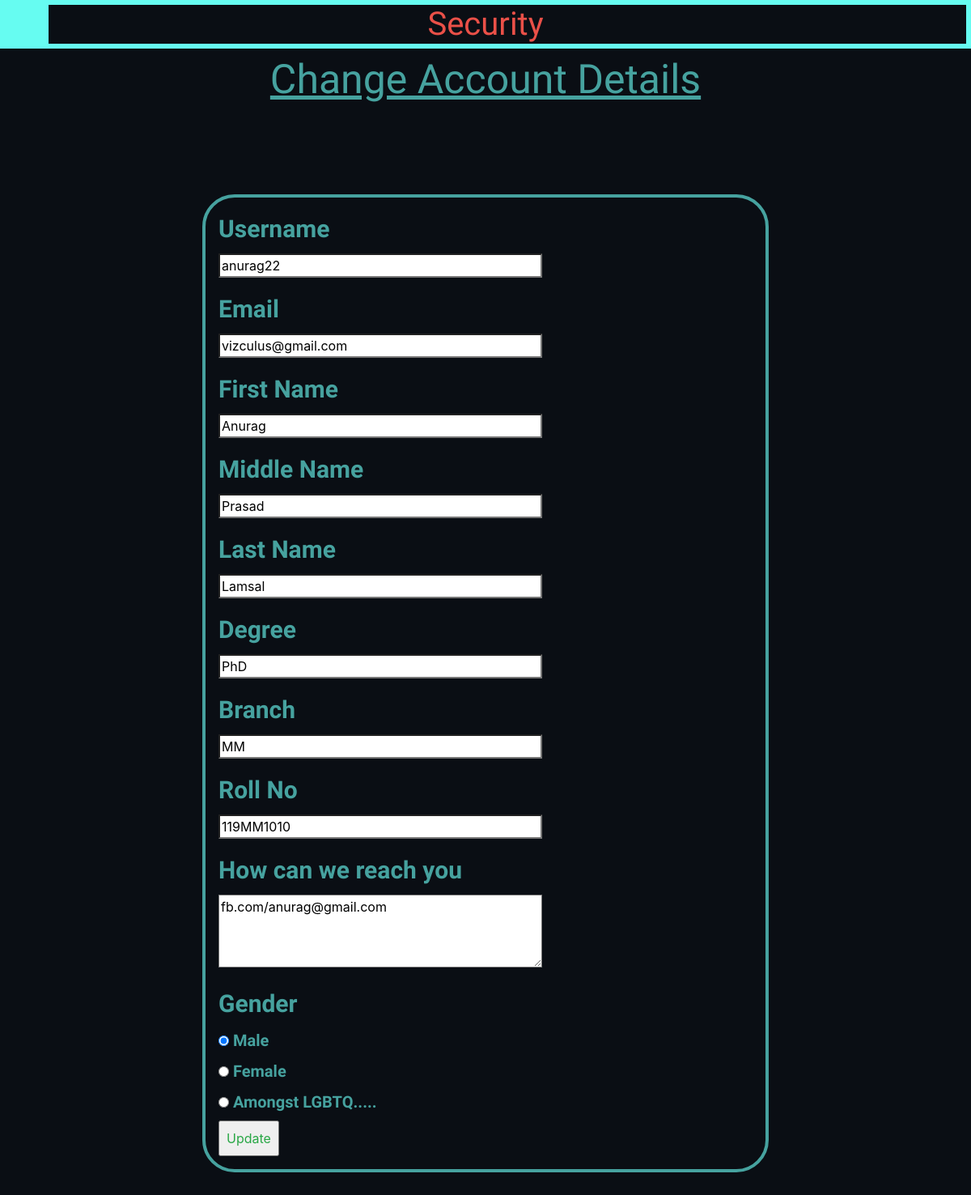
Page /security (signed in) on the committed database.
### main/models.py (models this page shows)
class User(db.Model, UserMixin):
    id = db.Column(db.Integer, primary_key=True)
    username = db.Column(db.String(120), unique=True, nullable=False)
    email = db.Column(db.String(20), unique=True, nullable=False)
    fname = db.Column(db.String(120), unique=False, nullable=False)
    mname = db.Column(db.String(120), unique=False, nullable=True)
    lname = db.Column(db.String(120), unique=False, nullable=False)
    batch = db.Column(db.String(120), unique=False, nullable=False)
    degree = db.Column(db.String(120), unique=False, nullable=False)
    branch = db.Column(db.String(120), unique=False, nullable=False)
    rollno = db.Column(db.String(120), unique=True, nullable=False)
    country = db.Column(db.String(120), unique=False, nullable=False)
    social = db.Column(db.String(500), unique=False, nullable=True)
    birthdate = db.Column(db.String(120), unique=False, nullable=False)
    gender = db.Column(db.String(120), unique=False, nullable=False)
    age = db.Column(db.String(120), unique=False, nullable=False)
    password = db.Column(db.String(100), unique=False, nullable=False)
    image_file = db.Column(db.String(20), nullable = False, default = 'default.jpg')

### main/routes.py (the view)
@app.route("/security", methods=['GET', 'POST'])
@login_required
def security():
    form = updateform()
    if form.validate_on_submit():
        current_user.username = form.username.data
        current_user.email = form.email.data
        current_user.fname = form.fname.data
        current_user.mname = form.mname.data
        current_user.lname = form.lname.data
        current_user.degree = form.degree.data
        current_user.branch = form.branch.data
        current_user.rollno = form.rollno.data
        current_user.social = form.social.data
        current_user.gender = form.gender.data
        db.session.commit()
        flash('Your Account Has Been Updated', 'success text-center')
        return redirect(url_for('profile'))
    elif request.method == 'GET':
        form.username.data = current_user.username
        form.email.data = current_user.email
        form.fname.data = current_user.fname
        form.mname.data = current_user.mname
        form.lname.data = current_user.lname
        form.degree.data = current_user.degree
        form.branch.data = current_user.branch
        form.rollno.data = current_user.rollno
        form.social.data = current_user.social
        form.gender.data = current_user.gender
    return render_template("security.html", title_given="Security", form=form)

### main/forms.py (shortened to what this page needs)
class updateform(FlaskForm):
    username = StringField('Username', validators=[DataRequired(), Length(min=2, max=20)])
    email = StringField('Email',
                        validators=[DataRequired(), Email()])
    fname = StringField('First Name', validators=[DataRequired(), Length(min=2, max=20)])
    mname = StringField('Middle Name')
    lname = StringField('Last Name', validators=[DataRequired(), Length(min=2, max=20)])
    degree = StringField('Degree', validators=[DataRequired(), Length(min=2, max=20)])
    branch = StringField('Branch', validators=[DataRequired(), Length(min=2, max=20)])
    rollno = StringField('Roll No', validators=[DataRequired(), Length(min=5)])
    social = TextAreaField(' How can we reach you ')
    gender = RadioField('Gender', choices= [('Male', 'Male'), ('Female', 'Female'), ('LGBTQ...', 'Amongst LGBTQ.....')])
    submit = SubmitField('Update')

### main/models.py (called while the page is built)
@login_manager.user_loader
def load_user(user_id):
    return User.query.get(int(user_id))

### main/templates/security.html (shortened to what this page needs)
{% extends "layout.html" %} {% block content %}
{%from "formhelpers.html" import render_field%}
{%from "formhelpers.html" import render_social_field%}
{%from "formhelpers.html" import render_radio_field%}
{%from "formhelpers.html" import render_recap%}
<h1 class = 'welcome'>Security</h1>
<h1 class = 'signhead'> Change Account Details </h1>
<form action="/security" method="POST" class='form2'>
    {{render_field(form.username,   PLACEHOLDER=form.username.label.text)}}
    {{render_field(form.email, PLACEHOLDER=form.  email.label.text)}}
    {{render_field(form.fname,   PLACEHOLDER=form.fname.label.text)}}
    {{render_field(form.mname,   PLACEHOLDER=('Optional'))}}
    {{render_field(form.lname,   PLACEHOLDER=form.lname.label.text)}}
    {{render_field(form.degree,   PLACEHOLDER=('PhD/Masters/Bachelors'))}}
    {{render_field(form.branch,   PLACEHOLDER=('Acronym'))}}
    {{render_field(form.rollno,   PLACEHOLDER=('Roll No. answers  the 3 questions above :p '))}}
    {{render_social_field(form.social,   PLACEHOLDER='Links to Socials (Optional)')}}
    {{render_radio_field(form.gender) }}
    {{form.submit (class="text-success p-2  ")}}
    </form>
{% endblock content %}

### main/templates/formhelpers.html (shortened to what this page needs)
{% macro render_field(field) %}
<div >
    <label for="{{ field.name }}" class="control-label">{{ field.label.text }}</label>
    <div class>
        {{ field(class_='form-field', **kwargs)|safe }}
    </div>
</div>
{% endmacro %}
{% macro render_social_field(field) %}
<div >
    <label for="{{ field.name }}" class="control-label">{{ field.label.text }}</label>
    <div class>
        {{ field(class_='form-field-social', **kwargs)|safe }}
    </div>
</div>
{% endmacro %}
{% macro render_radio_field(field) %}
<div >
    <label class="control-label">{{ field.label.text }}</label>
    <div >
        {% for subfield in field %}
        <div >
            <label class="control-label-2">
                {{ subfield }}
                {{ subfield.label.text }}
            </label>
        </div>
        {% endfor %}
    </div>
</div>
{% endmacro %}

### main/static/main.css (style rules this page uses)
.control-label { color:#46A29F; font-size: 30px; font-weight: 600; font-family: 'Indie Flower' }
.control-label-2 { color:#46A29F; font-size: 20px; font-weight: 600; font-family: 'Indie Flower' }
.form-field { width:400px; height:30px; transition:1s; background-color:white; }
.form-field-social { width:400px; height:90px; transition:1s; background-color:white; }
.form2 { max-width:700px; margin: 7rem auto; border:4px solid #46A29F; padding:1rem; border-radius: 40px; }
body { background-color: #0A0E14; }
.signhead { color :#46A29F; text-align:center; font-size:50px; margin-top: 7rem auto; font-family: 'Indie Flower'; text-decoration: underline; }
.welcome { text-align: center; color:#EA5048; font-family: 'Indie Flower'; border:6px solid #66FCF1; }

### rows in the picture
User: username "anurag22", email "vizculus@gmail.com", fname "Anurag", mname "Prasad", lname "Lamsal", degree "PhD", branch "MM", rollno "119MM1010", social "fb.com/anurag@gmail.com"

### other values in the picture
{{ field.label.text }} "Username Email First Name Middle Name Last Name Degree Branch Roll No"
{{ field.label.text }} "How can we reach you"
{{ field.label.text }} "Gender"
{{ subfield.label.text }} "Male" "Female" "Amongst LGBTQ....."
